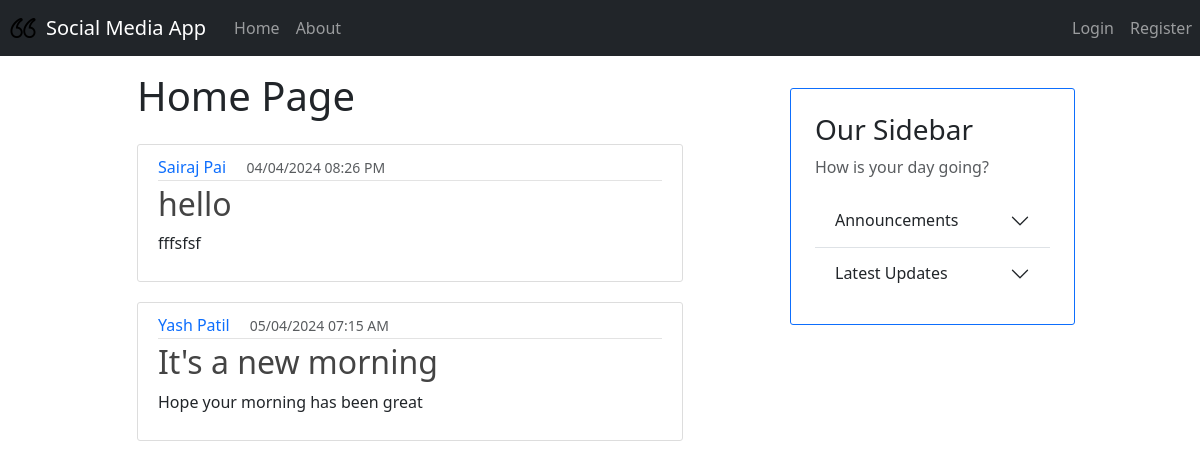
The page / on the database its author committed.
### models.py (models this page shows, shortened)
class Base(DeclarativeBase): # pylint: disable=too-few-public-methods
    pass

class Posts(Base): # pylint: disable=too-few-public-methods
    __tablename__ = "posts"
    id: Mapped[int] = mapped_column(primary_key=True)
    title: Mapped[str] = mapped_column(nullable=False)
    text: Mapped[str] = mapped_column(nullable=False)
    image: Mapped[Optional[str]] = mapped_column()
    likes: Mapped[List["Likes"]] = relationship(back_populates="post")
    timestamp: Mapped[int] = mapped_column(nullable=False)
    owner_id: Mapped[str] = mapped_column(ForeignKey("user_account.username"))
    owner: Mapped["User"] = relationship(back_populates="posts")
    comments: Mapped[List["Comments"]] = relationship(back_populates="post")
    no_of_likes = column_property(
        select(func.count(Likes.id))
        .where(Likes.liked_post_id == id)
        .scalar_subquery()
    )

class User(Base, UserMixin): # pylint: disable=too-few-public-methods
    __tablename__ = "user_account"
    username: Mapped[str] = mapped_column(primary_key=True)
    fullname: Mapped[str] = mapped_column(nullable=False)
    email: Mapped[str] = mapped_column(nullable=False, unique=True)
    password: Mapped[str] = mapped_column(nullable=False)
    profile_pic_url: Mapped[Optional[str]] = mapped_column(default="user.png")
    posts: Mapped[List["Posts"]] = relationship(back_populates="owner")

### app.py (the view)
@app.route("/")
def home():
    posts = db.session.scalars( select(Posts) ).all()
    tz=timezone("Asia/Kolkata")
    return render_template('home.html', posts=posts, datetime=datetime, tz=tz)

### templates/home.html
{% extends "layout.html" %}
{% block content %}
    {% if current_user.is_authenticated %}
        <h1 class="mt-2 mb-4"> Welcome, {{ current_user.fullname }}! </h1>
    {% else %}
        <h1 class="mt-2 mb-4"> Home Page </h1>
    {% endif %}
    {% for post in posts %}
        <article class="media content-section">
          <div class="media-body">
            <div class="article-metadata">
              <a class="text-decoration-none me-3" href="#">{{ post.owner.fullname }}</a>
              <small class="text-muted">{{ datetime.fromtimestamp(post.timestamp, tz=tz).strftime('%d/%m/%Y %I:%M %p') }}</small>
            </div>
            <h2><a class="article-title text-decoration-none" href="{{ url_for('post',post_id=post.id) }}">{{ post.title }}</a></h2>
            <p class="article-content">{{ post.text }}</p>
          </div>
        </article>
    {% endfor %}
{% endblock %}

### static/main.css (style rules this page uses)
.content-section { background: #ffffff; padding: 10px 20px; border: 1px solid #dddddd; border-radius: 8px; margin-bottom: 20px; }
.content-section { background: #ffffff; padding: 10px 20px; border: 1px solid #dddddd; border-radius: 3px; margin-bottom: 20px; }
.article-title { color: #444444; }
.article-content { white-space: pre-line; }
.article-metadata { padding-bottom: 1px; margin-bottom: 4px; border-bottom: 1px solid #e3e3e3 }

### rows shown on the page
Posts: owner.fullname "Sairaj Pai", fromtimestamp "04/04/2024 08:26 PM", title "hello", text "fffsfsf"
Posts: owner.fullname "Yash Patil", fromtimestamp "05/04/2024 07:15 AM", title "It's a new morning", text "Hope your morning has been great"
